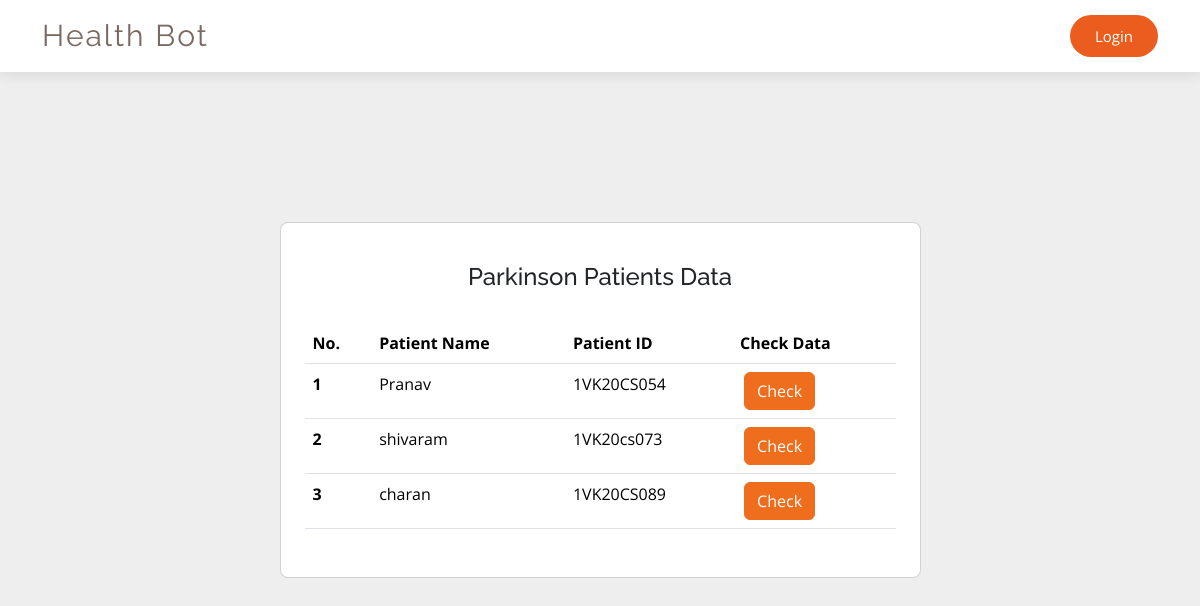
The app's page /display_parkinson_data/ with its own data.
### members/models.py (models this page shows)
class parkinsonformdata(models.Model):
    user_id = models.CharField(max_length=50, primary_key=True)
    name = models.CharField(max_length=50)
    MDVP_Fo_Hz = models.FloatField()
    MDVP_Fhi_Hz = models.FloatField()
    MDVP_Flo_Hz = models.FloatField()
    MDVP_Jitter_percent = models.FloatField()
    MDVP_Jitter_Abs = models.FloatField()
    MDVP_RAP = models.FloatField()
    MDVP_PPQ = models.FloatField()
    Jitter_DDP = models.FloatField()
    MDVP_Shimmer = models.FloatField()
    MDVP_Shimmer_dB = models.CharField(max_length=50)
    Shimmer_APQ3 = models.FloatField()
    Shimmer_APQ5 =models.FloatField()
    MDVP_APQ = models.FloatField()
    Shimmer_DDA = models.CharField(max_length=50)
    NHR = models.CharField(max_length=50)
    HNR = models.CharField(max_length=50)
    RPDE = models.CharField(max_length=50)
    DFA = models.CharField(max_length=50)
    spread1 = models.CharField(max_length=50)
    spread2 = models.CharField(max_length=50)
    D2 = models.CharField(max_length=50)
    PPE = models.CharField(max_length=50)
    modelprediction = models.CharField(max_length=50)
    doctorverdict = models.CharField(max_length=255, blank=True, null=True)

### members/views.py (the view)
# urls.py: path('display_parkinson_data/', views.display_parkinson_data , name = 'display_parkinson_data'),
def display_parkinson_data(request):
    all_data = parkinsonformdata.objects.all()  # Fetch all DiabetesData objects
    context = {'all_data': all_data}
    return render(request, 'parkinsonpatientlist.html', context)

### templates/parkinsonpatientlist.html (shortened to what this page needs)
{% load static %}
<!DOCTYPE html>
<html lang="en">
  <head>
    <link href="{% static 'assets/vendor/aos' %}" rel="stylesheet" />
    <link
      href="{% static 'assets/vendor/bootstrap/css/bootstrap.min.css'  %}"
      rel="stylesheet"
    />
    <link
      href="{% static 'assets/vendor/bootstrap-icons/bootstrap-icons.css'  %}"
      rel="stylesheet"
    />
    <link
      href="{% static 'assets/vendor/boxicons/css/boxicons.min.css'  %}"
      rel="stylesheet"
    />
    <link
      href="{% static 'assets/vendor/glightbox/css/glightbox.min.'  %}"
      rel="stylesheet"
    />
    <link
      href="{% static 'assets/vendor/swiper/swiper-bundle.min.css'  %}"
      rel="stylesheet"
    />
    <link href="{% static 'assets/css/style.css'  %}" rel="stylesheet" />
  </head>
  <body>
    <header id="header" class="fixed-top d-flex align-items-center">
      <div class="container d-flex align-items-center justify-content-between">
        <div class="logo">
          <h1 class="text-light">
            <a href="/doctorhome"><span>Health Bot</span></a>
          </h1>
        </div>
        <nav id="navbar" class="navbar">
          <ul>
            <li>
              {% if request.user.is_authenticated %}
              <a class="getstarted scrollto" href="/logout">Logout</a>
              {% else %}
              <a class="getstarted scrollto" href="/login">Login</a>
              {% endif %}
            </li>
          </ul>
        </nav>
      </div>
    </header>
    <section class="vh-100" style="background-color: #eee">
      <div class="container py-5 h-100">
        <div class="row d-flex justify-content-center align-items-center h-100">
          <div class="col col-lg-9 col-xl-7">
            <div class="card rounded-3">
              <div class="card-body p-4">
                <h4 class="text-center my-3 pb-3">Parkinson Patients Data</h4>
                <table class="table mb-4">
                  <thead>
                    <tr>
                      <th scope="col">No.</th>
                      <th scope="col">Patient Name</th>
                      <th scope="col">Patient ID</th>
                      <th scope="col">Check Data</th>
                    </tr>
                  </thead>
                  <tbody>
                    {% for entry in all_data %}
                    <tr>
                      <th scope="row">{{ forloop.counter }}</th>
                      <td>{{ entry.name }}</td>
                      <td>{{ entry.user_id }}</td>
                      <td>
                        <a href="/parkinson_individual_details/{{ entry.user_id }}" style="background-color: #ee6e1e; border-color: #ee6e1e" class="btn btn-success ms-1">
                          Check
                      </td>
                    </tr>
                    {% endfor %}
                  </tbody>
                </table>
              </div>
            </div>
          </div>
        </div>
      </div>
    </section>
  </body>
</html>

### static/assets/css/style.css (style rules this page uses)
body { font-family: "Open Sans", sans-serif; color: #212529; }
a { color: #eb5d1e; text-decoration: none; }
h1, h2, h3, h4, h5, h6, .font-primary { font-family: "Raleway", sans-serif; }
#header { height: 72px; transition: all 0.5s; z-index: 997; transition: all 0.5s; background: #fff; box-shadow: 0px 2px 15px rgba(0, 0, 0, 0.1); }
#header .logo h1 { font-size: 30px; margin: 0; line-height: 1; font-weight: 400; letter-spacing: 2px; }
#header .logo h1 a, #header .logo h1 a:hover { color: #7a6960; text-decoration: none; }
.navbar { padding: 0; }
.navbar ul { margin: 0; padding: 0; display: flex; list-style: none; align-items: center; }
.navbar li { position: relative; }
.navbar a, .navbar a:focus { display: flex; align-items: center; justify-content: space-between; padding: 10px 0 10px 30px; font-size: 15px; color: #4e4039; white-space: nowrap; transition: 0.3s; }
.navbar .getstarted, .navbar .getstarted:focus { background: #eb5d1e; color: #fff; padding: 10px 25px; margin-left: 30px; border-radius: 50px; }
section { padding: 60px 0; overflow: hidden; }

### records on screen
parkinsonformdata: name "Pranav", user_id "1VK20CS054"
parkinsonformdata: name "shivaram", user_id "1VK20cs073"
parkinsonformdata: name "charan", user_id "1VK20CS089"
